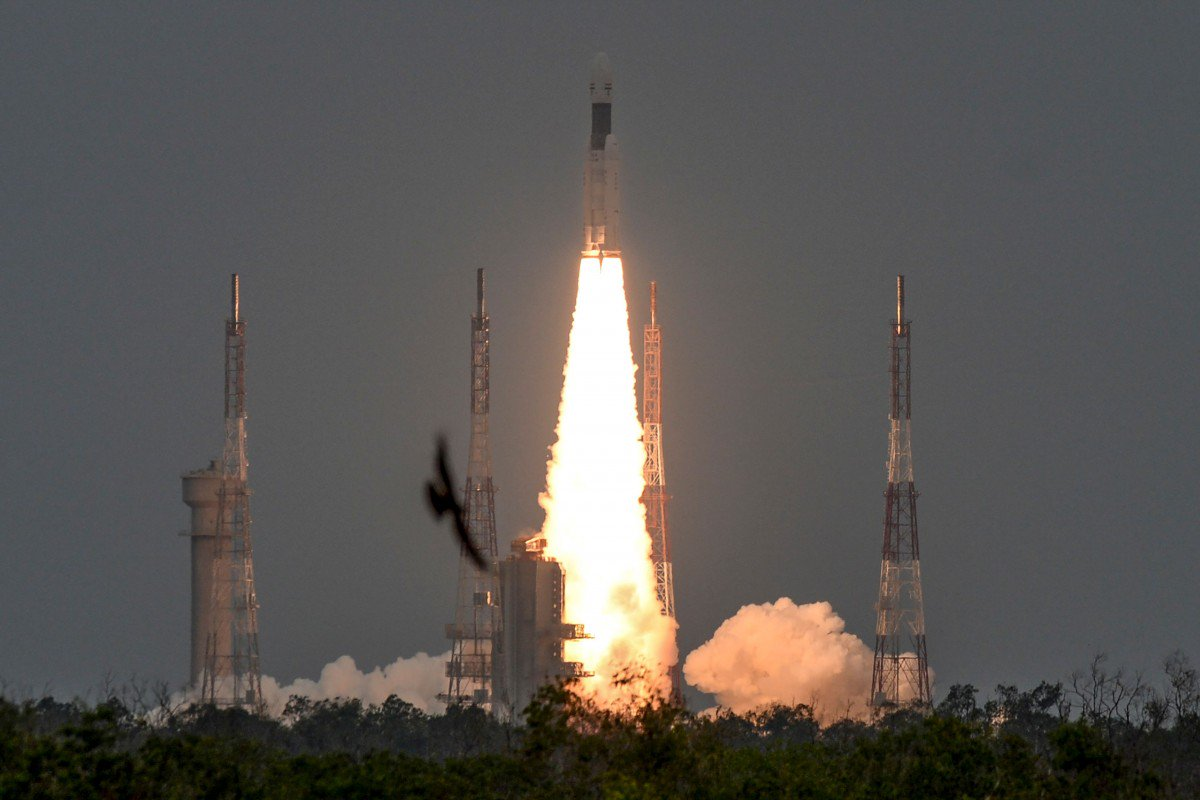
#> input picture Assignments/0/rocket.jpg, 1200 x 800 px
$ python textureSynthesis.py ../0/rocket.jpg   (older library calls are emulated)
#> lines starting #> are read from the running program, lines starting #| are printed output that depends on the picture
### Assignments/5/utils.py
import matplotlib.pyplot as plt
import numpy as np

# [32 lines left out: functions show_images, displayPyramid, not called in this run]

def gausianKernel(size,sigma,Nangles):
  angles = [ i*(3.14/Nangles) for i in range(Nangles+1)]
  cols = [np.array(list(range(size))) - (size-1)/2.0 for _ in range(size)]
  cols = np.array(cols)
  rows = np.copy(cols).T
  g = -np.exp(-(cols*cols + rows*rows)/2*sigma*sigma)/(2*3.14*(sigma**4))
  gx = rows*g
  gy = cols*g
  ga = [np.cos(alp)*gx + np.sin(alp)*gy for alp in angles]
  return(ga)

### Assignments/5/textureSynthesis.py
import cv2
import sys
import numpy as np
import matplotlib.pyplot as plt
import scipy.interpolate as spi
from utils import *

Nangles = 3
size = 3
sigma = 1
Levels = 3
kernels = gausianKernel(size,sigma,Nangles)


'''
 All images are floating of floatiing point data type
'''
def showhistogram(im):
  minElement = np.amin(im)
  maxElement = np.amax(im)
  nbins = 256
  hist, bin_edges = np.histogram(im.ravel(), bins = nbins,range=(minElement,maxElement) ,density=True)
  cdf = np.zeros(bin_edges.shape)
  cdf[1:] = np.cumsum(hist*np.diff(bin_edges))
  plt.bar(bin_edges[:-1],cdf[1:], width=(maxElement- minElement)/nbins)
  plt.show()

def checkTypes(pyr,Levels):
  x = [pyr[0].dtype]
  for lev in range(1,Levels+1):
    l = []
    for i in range(len(pyr[lev])):
      l.append(pyr[lev][i].dtype)
    x.append(l)
  print(x)

def checkShapes(pyr,Levels):
  x = [pyr[0].shape]
  for lev in range(1,Levels+1):
    l = []
    for i in range(len(pyr[lev])):
      l.append(pyr[lev][i].shape)
    x.append(l)
  print(x)

def getcdf(im):
  minElement = np.amin(im)
  maxElement = np.amax(im)
  nbins = 256
  hist, bin_edges = np.histogram(im.ravel(), bins = nbins,range=(minElement,maxElement) ,density=True)
  cdf = np.zeros(bin_edges.shape)
  cdf[1:] = np.cumsum(hist*np.diff(bin_edges))
  return(cdf,bin_edges)

def inverse_transform_sampling(im):
  minElement = np.amin(im)
  maxElement = np.amax(im)
  nbins = 256
  hist, bin_edges = np.histogram(im.ravel(), bins = nbins,range=(minElement,maxElement) ,density=True)
  cdf = np.zeros(bin_edges.shape)
  cdf[1:] = np.cumsum(hist*np.diff(bin_edges))
  inv_cdf = spi.interp1d(cdf,bin_edges,fill_value="extrapolate")
  return inv_cdf

def histogramEqualization(img):
  '''
    Required for negative value
  '''
  im = (img*255).astype(np.int)
  mini = np.amin(im)
  im = im - mini
  minElement = 0
  maxElement = np.amax(im)
  nbins = 256
  hist, bin_edges = np.histogram(im.ravel(), bins = nbins,range=(minElement,maxElement) ,density=True)
  cdf = np.zeros(bin_edges.shape)
  cdf[1:] = np.cumsum(hist*np.diff(bin_edges))
  # print(len(cdf))
  im = cdf[im]
  im = im + mini
  return(im/255.0)


def matchHistogram(im1,im2):
  '''
    match im2 ->im1
  '''
  img = np.copy(im1)
  # im1_cdf,bin_edges_im1 = getcdf(im1)
  # im2_cdf,bin_edges_im2 = getcdf(im2)
  inv_im2_cdf = inverse_transform_sampling(im2)
  # img = inv_im2_cdf(im1_cdf[im1])
  im_hist = histogramEqualization(im1)
  try:
    # img = inv_im2_cdf(im1_cdf[im1])
    img = inv_im2_cdf(im_hist)
  except Exception:
    print("Error Start")
    print(np.amin(im1))
    print(np.amax(im1))
    print(np.amin(im1_cdf))
    print(np.amax(im1_cdf))
    print(len(im1_cdf))
    # print(bin_edges_im2)
    print(img.shape)
    print(im1.shape)
    print("yo",im1_cdf[im1])
    exit()
  # [4 lines of commented-out code are left out]
  return(img)


def steerablePyramids(img,levels,xlocal = []):
  if levels <= 0 or img.shape[0]<=1 or img.shape[1] <= 1:
    xlocal.append(img)
    return(xlocal)
  else:
    l = [cv2.filter2D(img,-1,ker) for ker in kernels]
    xlocal.append(l)
    steerablePyramids(cv2.pyrDown(img,(img.shape[1]//2,img.shape[0]//2)),levels-1,xlocal)
    return(xlocal)


def collapsePyramid(pyrr):
  currImg = pyrr[0]
  print("length",len(pyrr))
  for lev in range(len(pyrr) - 1):
    print("lev",lev)
    w = pyrr[lev+1][0].shape[1]
    h = pyrr[lev+1][0].shape[0]
    img = cv2.pyrUp(currImg,(w,h))
    sumIm = img
    for imm in pyrr[lev + 1]:
      sumIm = sumIm + imm
    currImg = sumIm
  return(currImg)

def matchTexture(noise,texture):
  noise = matchHistogram(noise,texture)
  analysis_pyr = steerablePyramids(texture,Levels,[])
  analysis_pyr.reverse()
  iters = 10
  for _ in range(iters):
    synthesis_pyramid = steerablePyramids(noise,Levels,[])
    synthesis_pyramid.reverse()
    for lev in range(1,Levels+1):
      for i in range(len(synthesis_pyramid[lev])):
        synthesis_pyramid[lev][i] = matchHistogram(synthesis_pyramid[lev][i],analysis_pyr[lev][i])
    synthesis_pyramid[0] = matchHistogram(synthesis_pyramid[0],analysis_pyr[0])
    # print("Second")
    # checkShapes(synthesis_pyramid,Levels)
    noise = collapsePyramid(synthesis_pyramid)
    noise = matchHistogram(noise,texture)
    print(noise)
  return(noise)


texture = cv2.imread(sys.argv[1],cv2.IMREAD_GRAYSCALE)
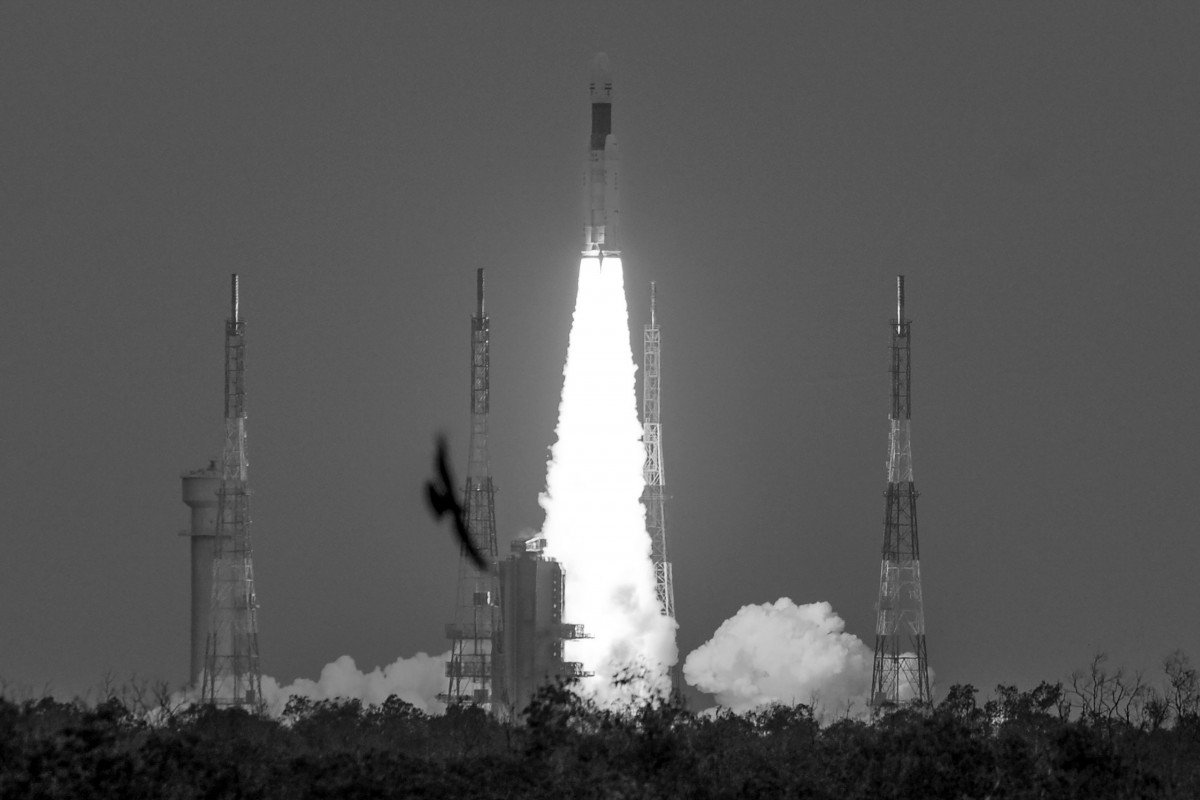
#> texture: shape (800, 1200); min 0, max 255, mean 87.7
noise = (np.random.rand(texture.shape[0],texture.shape[1])*255).astype(np.uint8)

# noise = (np.random.rand(9,9)*255).astype(np.uint8)
noiseOrg = np.copy(noise)

noise = noise/255.0
texture = texture/255.0


exptexture = matchTexture(noise,texture)
#> in matchHistogram, `img = np.copy(im1)`:
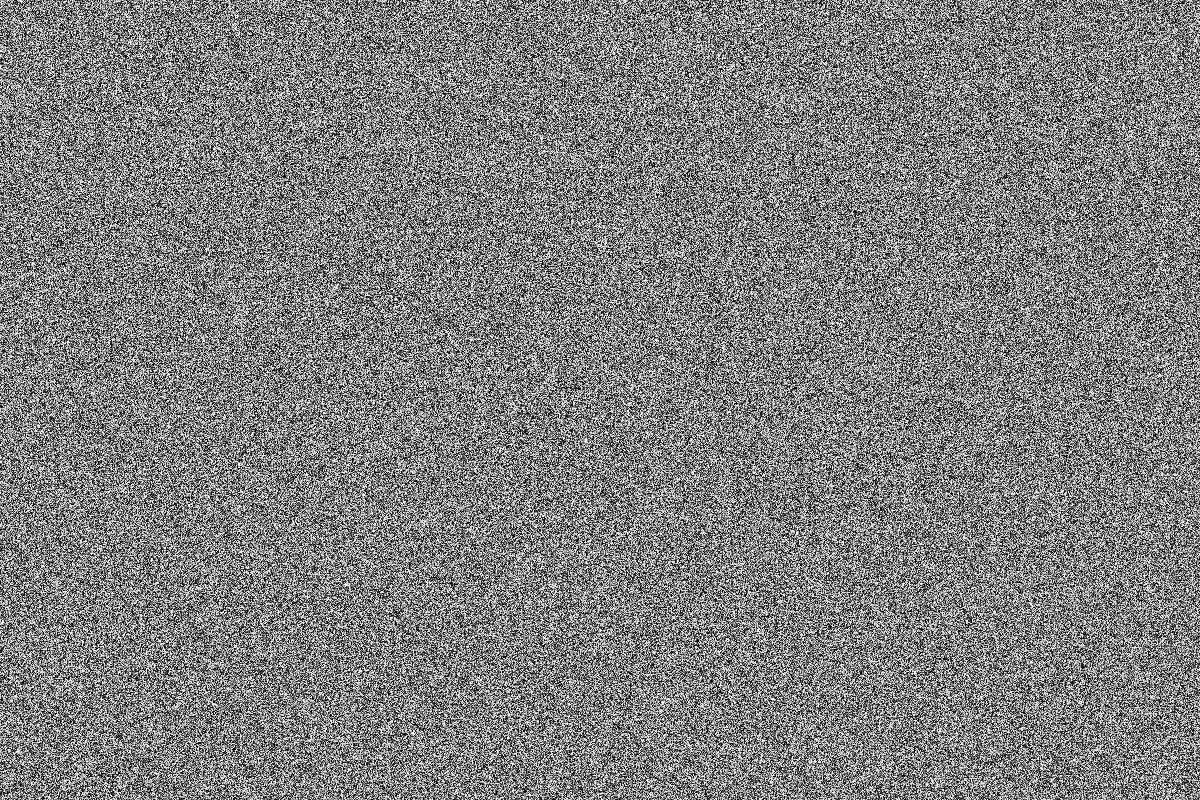
#> img: shape (800, 1200) float64; min 0, max 0.996, mean 0.498
#> in inverse_transform_sampling, `minElement = np.amin(im)`: minElement = 0
#> in inverse_transform_sampling, `maxElement = np.amax(im)`: maxElement = 1
#> in inverse_transform_sampling, `hist, bin_edges = np.histogram(im.ravel(), bins = nbins,range=(minElem..`: hist = 256 values, max 25.9 at index 84, min 0.0291 at index 208, mean 1; bin_edges = 257 values from 0 to 1
#> in histogramEqualization, `mini = np.amin(im)`: mini = 0
#> in histogramEqualization, `maxElement = np.amax(im)`: maxElement = 254
#> in histogramEqualization, `hist, bin_edges = np.histogram(im.ravel(), bins = nbins,range=(minElem..`: hist = 256 values, max 0.00415 at index 107, min 0 at index 127, mean 0.00394; bin_edges = 257 values from 0 to 254
#> in steerablePyramids, `l = [cv2.filter2D(img,-1,ker) for ker in kernels]`: l = 4 items
#> the loop in matchTexture, `for _ in range(iters):` made 10 passes
#> (printed output is left out)
#> pass 1, in matchHistogram (call 2), `img = np.copy(im1)`:
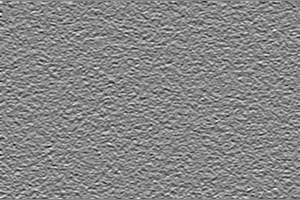
#> img: shape (200, 300) float64; min -0.000561, max 0.000501, mean -5.97e-08; drawn with min black and max white
#> pass 1, in matchHistogram (call 3), `img = np.copy(im1)`:
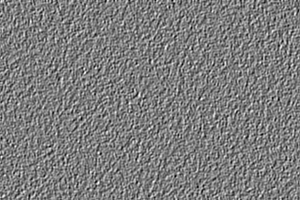
#> img: shape (200, 300) float64; min -0.000486, max 0.0005, mean -3.61e-08; drawn with min black and max white
#> after the loop in matchTexture, `for _ in range(iters):`: noise: shape (800, 1200) float64; every value is -1.08e+17


print(exptexture)
cv2.imshow("Original",texture)
cv2.imshow("NewTexture",exptexture)
# cv2.imshow("NewTexture",noise)
cv2.waitKey(0)
cv2.destroyAllWindows()
